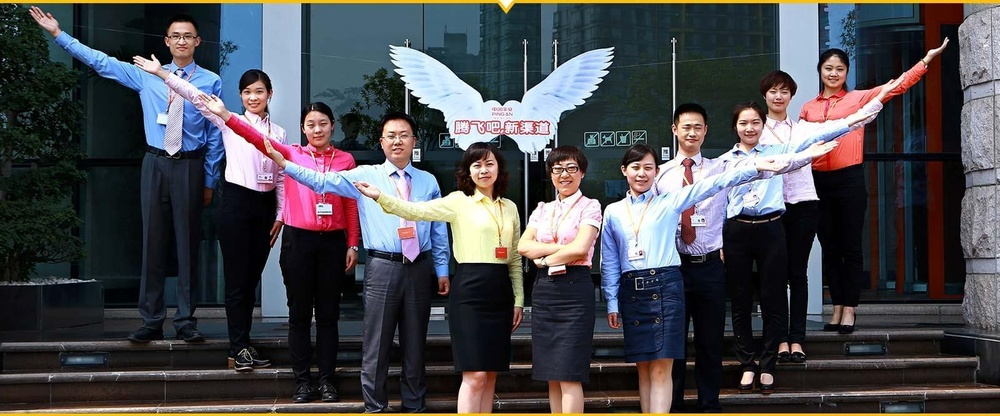
#> input picture ficedriver/opencv/timg1.jpg, 1000 x 416 px, shrunk from 1600 x 666 before the run
$ python main.py
#> lines starting #> are read from the running program, lines starting #| are printed output that depends on the picture; after the words box and inside, x2 and y2 are one past the last pixel; in counts of white or black regions, pixels touching at a corner belong together
import cv2

def cv2_test():
	imagename = 'a1.jpg'
	img = cv2.imread(imagename)		#获取一张图片
	cv2.namedWindow('Image')		#设置标题
	cv2.imshow('Image', img)		#显示图片
	cv2.waitKey(0)
	cv2.destroyAllWindows()

#cv2_test()

'''
分类器classifier.detectMultiScale(gray, scaleFactor=1.2, minNeighbors=3, minSize=(32, 32))参数说明：

gray：转换的灰图

scaleFactor：图像缩放比例，可理解为相机的X倍镜

minNeighbors：对特征检测点周边多少有效点同时检测，这样可避免因选取的特征检测点太小而导致遗漏

minSize：特征检测点的最小尺寸
'''

#人脸识别器官
def fice_read():
	filename = 'timg1.jpg'
	img = cv2.imread(filename)
#> img is the input picture: shape (416, 1000, 3); mean B, G, R 78.1, 73.6, 74.1
	gray = cv2.cvtColor(img, cv2.COLOR_BGR2GRAY)	#将图片你转化为灰色
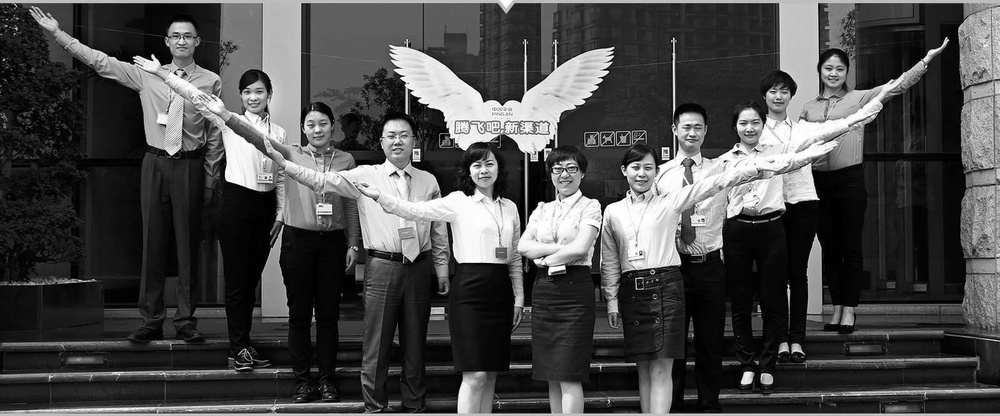
#> gray: shape (416, 1000); min 0, max 255, mean 74.3

	# OpenCV人脸识别分类器
	classifier = cv2.CascadeClassifier(
		r"C:\Users\Administrator\AppData\Local\Programs\Python\Python37-32\Lib\site-packages\opencv-master\data\haarcascades\haarcascade_frontalface_default.xml"				#\u是转义字符 所以前面要加r  不然会识别不到文件位置
	)
	color = (0, 255, 0)  # 定义绘制颜色

	#调用人脸识别
	faceRects = classifier.detectMultiScale(
		gray, scaleFactor=1.2, minNeighbors=3, minSize=(32,32))
#> faceRects = [[162, 20, 39, 39], [814, 54, 36, 36], [237, 78, 36, 36], [731, 108, 37, 37], [298, 110, 38, 38], [674, 113, 37, 37], [375, 119, 42, 42], [545, 152, 43, 43]]

	if len(faceRects):  #大于0检测到人脸
		for faceRect in faceRects:		#遍历人脸数量
			x,y,w,h = faceRect
			#框出人脸
			cv2.rectangle(img, (x,y), (x+h,y+w), color, 2)  #绘制矩形
			'''
			 # 左眼
			cv2.circle(img, (x + w // 4, y + h // 4 + 30), min(w // 8, h // 8),			#circle画圆
					   color)
			#右眼
			cv2.circle(img, (x + 3 * w // 4, y + h // 4 + 30), min(w // 8, h // 8),
					   color)
			#嘴巴
			cv2.rectangle(img, (x + 3 * w // 8, y + 3 * h // 4),
						  (x + 5 * w // 8, y + 7 * h // 8), color)

			'''
#> this loop made 8 passes
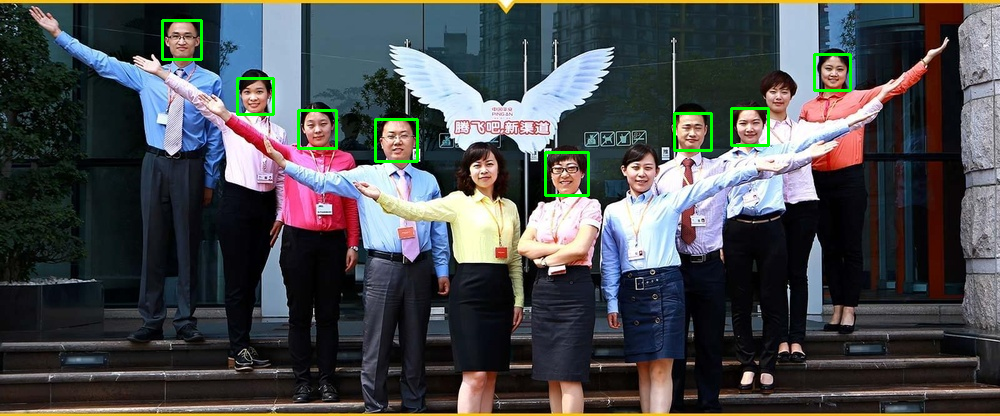
#> img: shape (416, 1000, 3); 0.88% of pixels changed, all inside (x1, y1, x2, y2) = (161, 19, 852, 197)


	'''
	x = y = 10										#坐标
	w = 100											#矩形大小
	color = (0,0,255)								#绘制颜色
	cv2.rectangle(img, (x,y), (x+w,y+w), color, 1)  #绘制矩形
	'''

	cv2.imshow('Image',img)
	c = cv2.waitKey(10)
#> (key Esc is pressed here)
	cv2.waitKey(0)
	cv2.destroyAllWindows()

fice_read()

$ run again, with ficedriver/opencv/timg.jpg copied over ficedriver/opencv/timg1.jpg
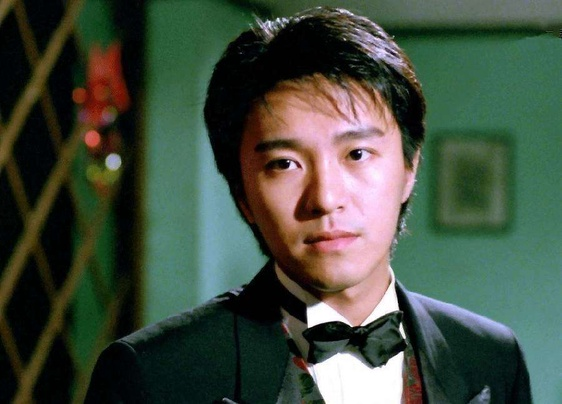
#> input picture ficedriver/opencv/timg.jpg, 562 x 404 px, shrunk from 900 x 646 before the run
#> in fice_read, img is the input picture: shape (404, 562, 3); mean B, G, R 64.8, 78.6, 67
#> in fice_read, `gray = cv2.cvtColor(img, cv2.COLOR_BGR2GRAY)`:
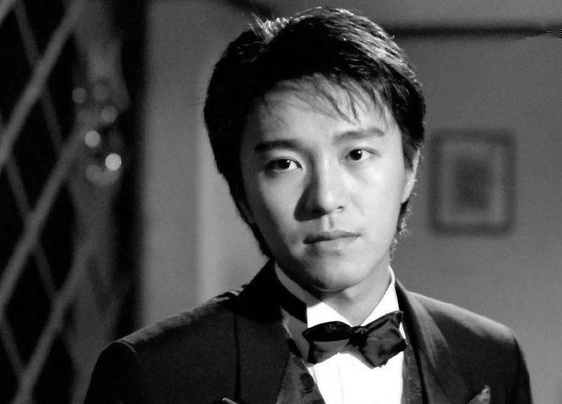
#> gray: shape (404, 562); min 0, max 255, mean 73.6
#> faceRects = [[62, 58, 67, 67], [229, 80, 195, 195]]
#> the loop in fice_read, `for faceRect in faceRects:` made 2 passes
#> after the loop in fice_read, `for faceRect in faceRects:`:
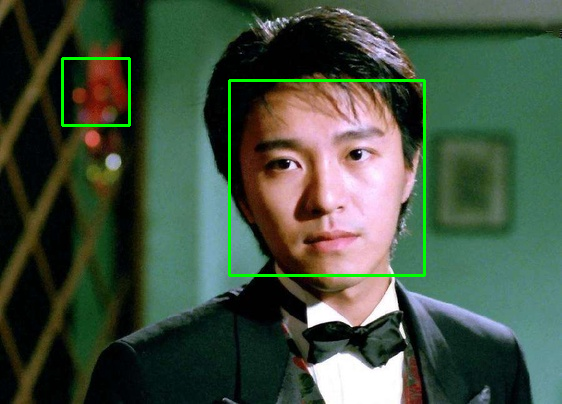
#> img: shape (404, 562, 3); 1.38% of pixels changed, all inside (x1, y1, x2, y2) = (61, 57, 426, 277)
